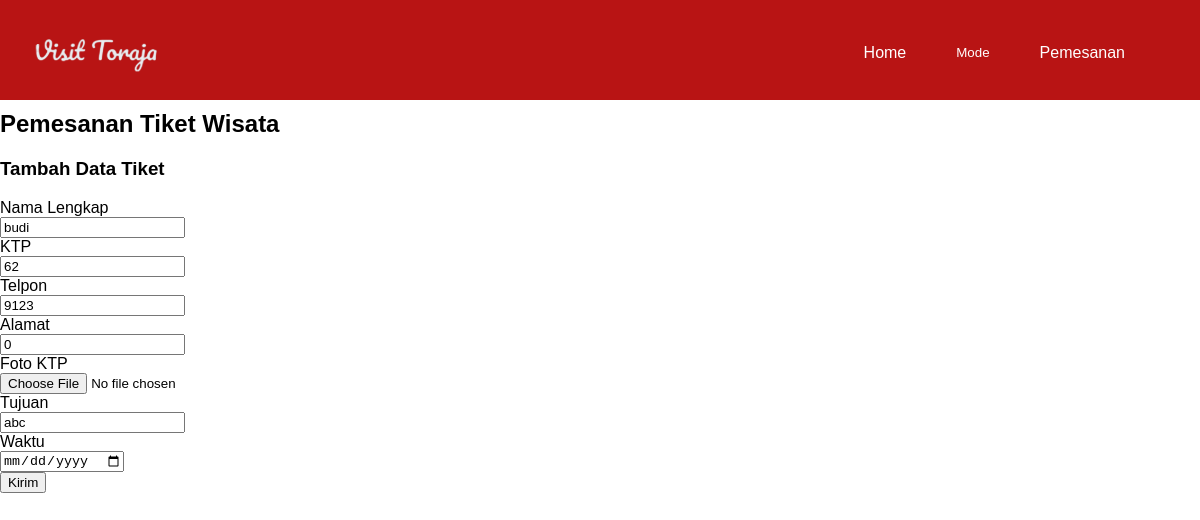
/edit.php?id=10, run on the app's committed database.
### tables this page shows
CREATE TABLE `pemesanan` (
  `id` int(11) NOT NULL,
  `nama` varchar(20) NOT NULL,
  `ktp` int(20) NOT NULL,
  `telpon` int(20) NOT NULL,
  `alamat` int(20) NOT NULL,
  `foto` varchar(20) NOT NULL,
  `tujuan` varchar(20) NOT NULL,
  `waktu` varchar(20) NOT NULL
);

### edit.php (the view, shortened to what this page needs)
<?php
    require 'config.php';
    if(isset($_GET['id'])){
        $id = $_GET['id'];
        $result = mysqli_query($db, "SELECT * FROM pemesanan WHERE id = '$id' ");
        $row = mysqli_fetch_array($result);
    }
?>
<!DOCTYPE html>
<html lang="en">
<head>
    <link rel="stylesheet" href="style.css">
    <link rel="stylesheet" href="responsiveP.css">
</head>
<body>
    <header class="headerPusat">
        <div class="Heads">
            <span class="header-kiri">
                <img src="assets/logo1.png" alt="">
            </span>
            <div id="header-kanan">
                <a href="http://localhost/posttest7Web/" class="headK">Home</a>
                <button onclick="darkmode()" class="headK" class = "modes">
                  Mode
                </button>
                <a href="pemesanan.php" class="headK">Pemesanan</a>
              </div>
        </div>
    </header>
    <br><br><br><br><br>
    <header>
        <h2>Pemesanan Tiket Wisata</h2>
    </header>
    <div>
        <h3>Tambah Data Tiket</h3>
        <form action="tambah.php" method="post">
            <label for="">Nama Lengkap</label><br>
            <input type="text" name="nama" value=<?=$row['nama'];?>><br>
            <label for="">KTP</label><br>
            <input type="text" name="ktp" value=<?=$row['ktp'];?>><br>
            <label for="">Telpon</label><br>
            <input type="text" name="telpon" value=<?=$row['telpon'];?>><br>
            <label for="">Alamat</label><br>
            <input type="text" name="alamat" value=<?=$row['alamat'];?>></input><br>
            <label for="">Foto KTP</label><br>
            <input type="file" name="foto" value=<?=$row['foto'];?>></input><br>
            <label for="">Tujuan</label><br>
            <input type="text" name="tujuan" value=<?=$row['tujuan'];?>><br>
            <label for="">Waktu</label><br>
            <input type="date" name="waktu" value=<?=$row['waktu'];?>></input><br>
            <input type="submit" name="submit" value="Kirim">
        </form>
    </div>
</body>
</html>

### style.css (style rules this page uses)
* { box-sizing: border-box; }
body { font-family: 'Gill Sans', 'Gill Sans MT', Calibri, 'Trebuchet MS', sans-serif; margin: 0px; }
.headK { color: red; }
.headerPusat { height: 100px; width: 100%; background-color: rgb(184, 20, 20); position :fixed; top: 0; z-index: 10; }
.header-kiri { float: left; margin-left: 30px; margin-top: 30px; }
#header-kanan { color: black; float: right; margin-right: 50px; margin-top: 20px; }
a:link { text-decoration: none; }
#header-kanan a { line-height: 65px; padding: 0 25px; color: white; display: block; float: left; transition: all 0.5s; }
#header-kanan button { line-height: 65px; padding: 0 25px; color: white; display: block; float: left; transition: all 0.5s; background-color: transparent; border: none; }

### data on the page
pemesanan: nama "budi", ktp "62", telpon "9123", alamat "0", tujuan "abc"
